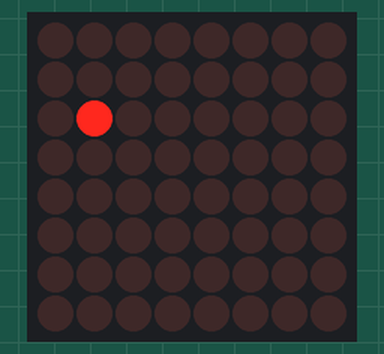
A program run on a simulated Raspberry Pi Pico running CircuitPython. On the bench: 8×8 LED matrix. Random numbers come from a fixed seed.

Above: at 0.15 s.
At 4.72 s:
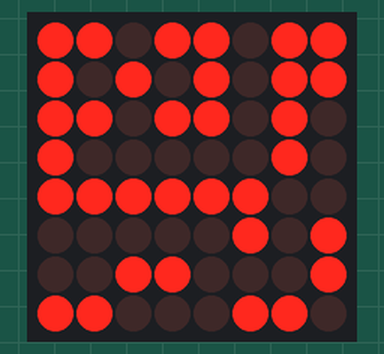
At 9.25 s:
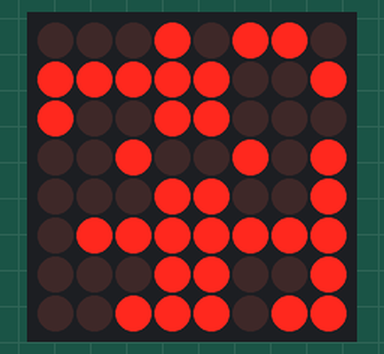
At 18.8 s:
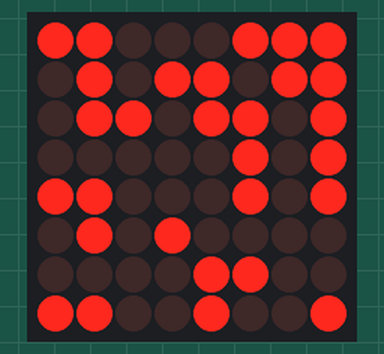
At 29.19 s:
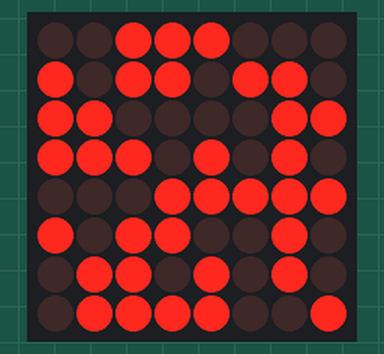
At 39.38 s:
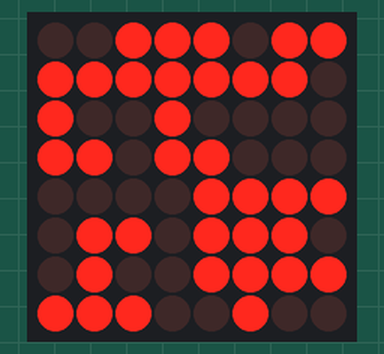

The program:

MatrixRand.py
```python
# random pattern of appearing and disappearing pixels on the adafruit 8x8 matrix backpack
import time
import board
import busio
import random
from adafruit_ht16k33 import matrix

# Create the I2C interface.
i2c = busio.I2C(scl = board.GP9, sda = board.GP8)

# creates a 8x8 matrix:
matrix = matrix.Matrix8x8(i2c)

matrix.brightness = 0.1
# edges of an 8x8 matrix
col_max = 8
row_max = 8

# Clear the matrix.
matrix.fill(0)
col = 0
row = 0

while True:
    col = random.randrange(0,9)
    row = random.randrange(0,9)
    if matrix[row, col] == 1:
        matrix[row, col] = 0
    else:
        matrix[row, col] = 1

    time.sleep(.01)
```
